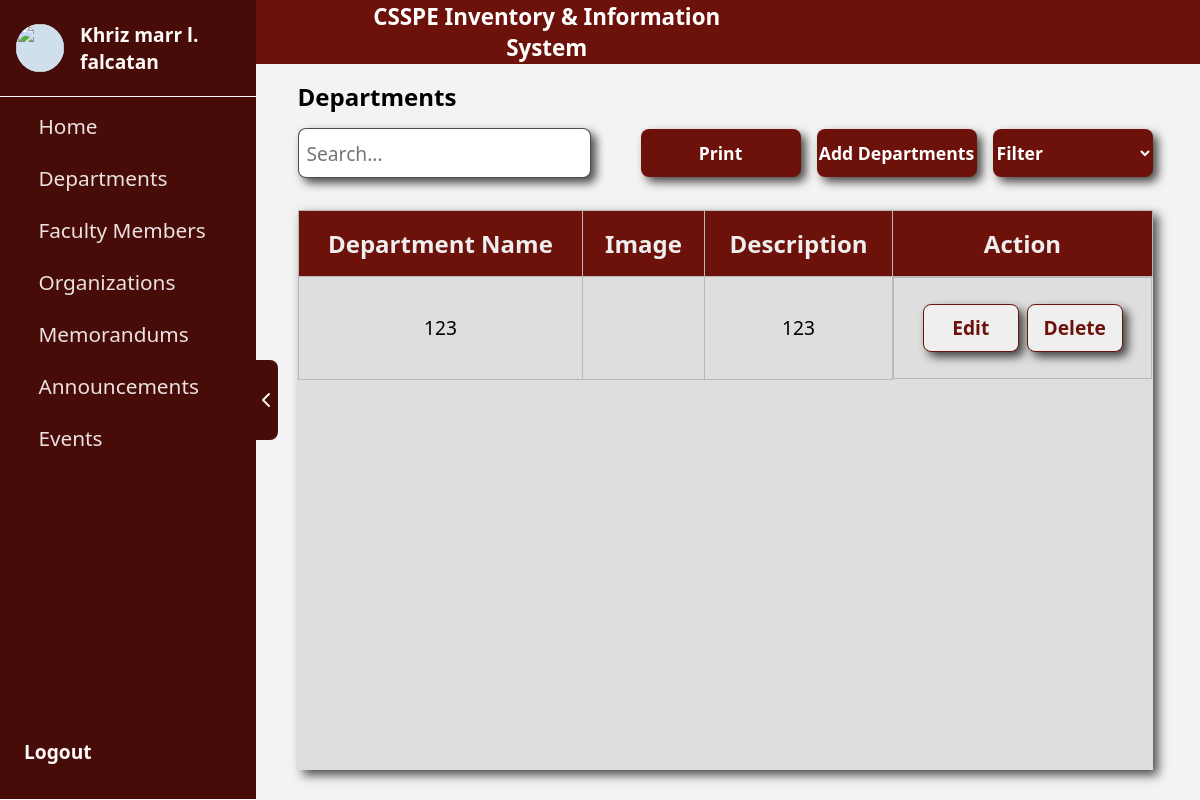
Before: /informationAdmin/index.php with the older database file.
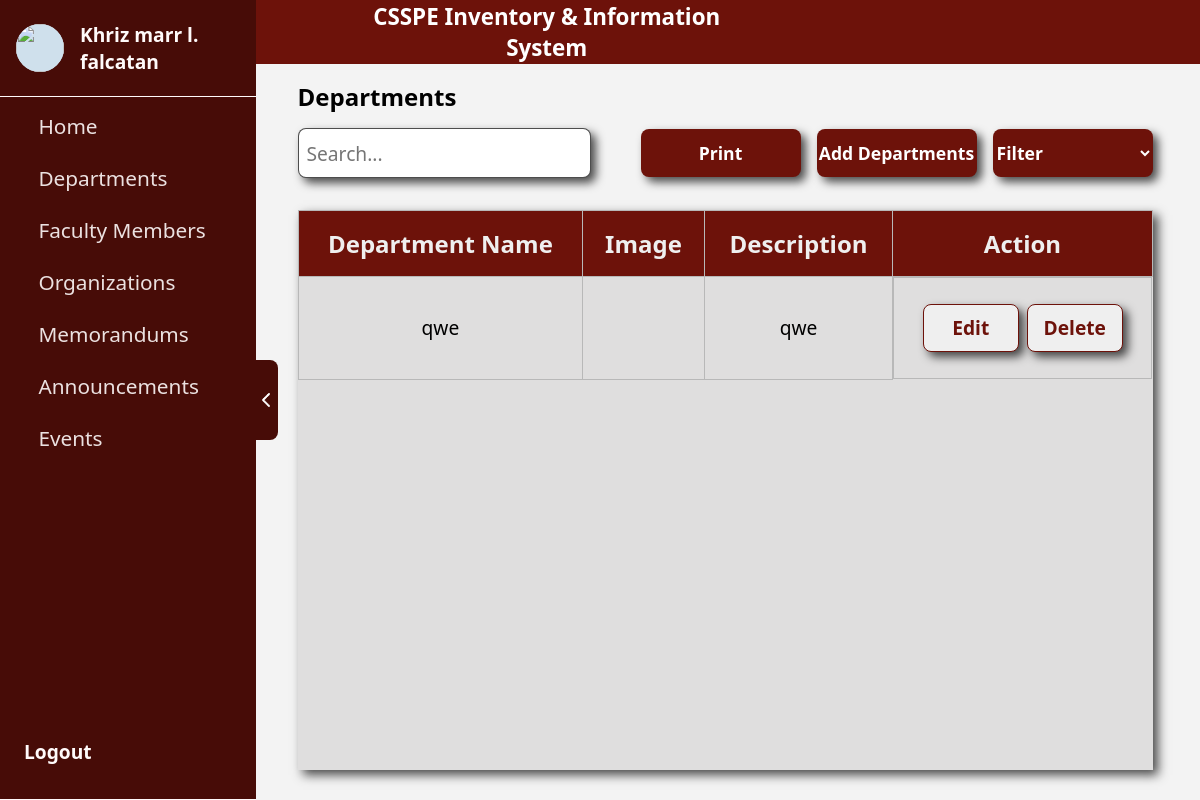
After: the same page with the newer database file.
### tables this page shows
CREATE TABLE `departments` (
  `id` int(11) NOT NULL,
  `department_name` varchar(255) NOT NULL,
  `description` text NOT NULL,
  `image` varchar(255) NOT NULL
);

### informationAdmin/index.php (the view, shortened to what the changed rows need)
<?php
require_once '../conn/conn.php';
$query = "SELECT * FROM departments";
$result = mysqli_query($conn, $query);
?>
<!DOCTYPE html>
<html lang="en">
<head>
    <link rel="stylesheet" href="../assets/css/program.css">
    <link rel="stylesheet" href="../assets/css/sidebar.css">
    <link href="https://cdn.jsdelivr.net/npm/sweetalert2@11/dist/sweetalert2.min.css" rel="stylesheet">
</head>
<body>
    <div class="body">
        <div class="mainContainer" style="margin-left: 250px;">
            <div class="container">
                <div class="tableContainer">
                    <table id="departmentTable">
                        <thead>
                            <tr>
                                <th>Department Name</th>
                                <th>Image</th>
                                <th>Description</th>
                                <th>Action</th>
                            </tr>
                        </thead>
                        <tbody>
                            <tr>
                                <?php while ($row = mysqli_fetch_assoc($result)): ?>
                            <tr>
                                <td><?php echo htmlspecialchars($row['department_name']); ?></td>
                                <td><img class="image" src="<?php echo htmlspecialchars($row['image']); ?>" alt=""></td>
                                <td><?php echo htmlspecialchars($row['description']); ?></td>
                                <td class="button">
                                    <a href="#" onclick="editProgram(
                                            <?php echo $row['id']; ?>,
                                            '<?php echo addslashes($row['image']); ?>',
                                            '<?php echo addslashes($row['department_name']); ?>',
                                            '<?php echo addslashes($row['description']); ?>')">
                                        <button class="addButton1" style="width: 6rem;">Edit</button>
                                    </a>
                                    <a href="#" onclick="deleteProgram(<?php echo $row['id']; ?>)">
                                        <button class="addButton1" style="width: 6rem;">Delete</button>
                                    </a>
                                </td>
                            </tr>
                        <?php endwhile; ?>
                        </tr>
                        </tbody>
                    </table>
                </div>
            </div>
        </div>
    </div>
</body>
</html>

Changed rows visible on the page:
removed departments: department_name "123", description "123"
added departments: department_name "qwe", description "qwe"
